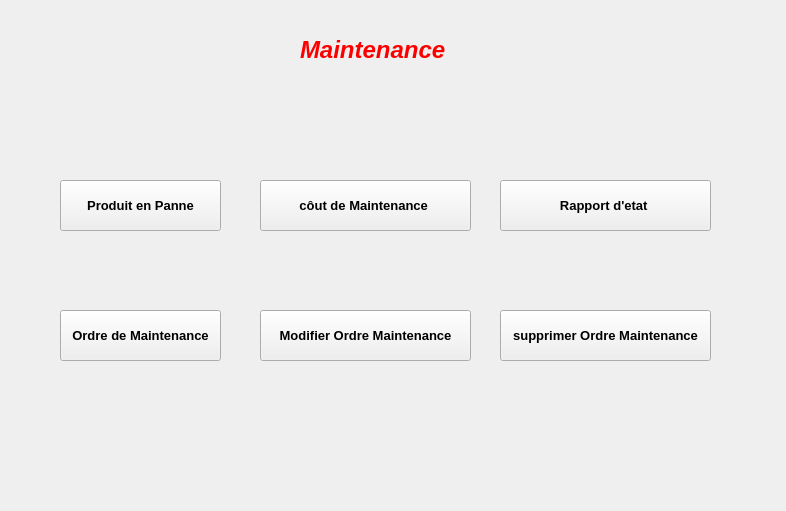
<?xml version="1.0" encoding="UTF-8"?>
<ui version="4.0">
 <class>menu</class>
 <widget class="QDialog" name="menu">
  <property name="geometry">
   <rect>
    <x>0</x>
    <y>0</y>
    <width>786</width>
    <height>511</height>
   </rect>
  </property>
  <property name="windowTitle">
   <string>Dialog</string>
  </property>
  <widget class="QLabel" name="label">
   <property name="geometry">
    <rect>
     <x>300</x>
     <y>30</y>
     <width>171</width>
     <height>41</height>
    </rect>
   </property>
   <property name="text">
    <string>&lt;!DOCTYPE HTML PUBLIC &quot;-//W3C//DTD HTML 4.0//EN&quot; &quot;http://www.w3.org/TR/REC-html40/strict.dtd&quot;&gt;
&lt;html&gt;&lt;head&gt;&lt;meta name=&quot;qrichtext&quot; content=&quot;1&quot; /&gt;&lt;style type=&quot;text/css&quot;&gt;
p, li { white-space: pre-wrap; }
&lt;/style&gt;&lt;/head&gt;&lt;body style=&quot; font-family:'MS Shell Dlg 2'; font-size:8.25pt; font-weight:400; font-style:normal;&quot;&gt;
&lt;p style=&quot; margin-top:0px; margin-bottom:0px; margin-left:0px; margin-right:0px; -qt-block-indent:0; text-indent:0px;&quot;&gt;&lt;span style=&quot; font-size:18pt; font-weight:600; font-style:italic; color:#fc0000;&quot;&gt;Maintenance&lt;/span&gt;&lt;/p&gt;&lt;/body&gt;&lt;/html&gt;</string>
   </property>
  </widget>
  <widget class="QPushButton" name="dexonnectionPB">
   <property name="geometry">
    <rect>
     <x>710</x>
     <y>0</y>
     <width>71</width>
     <height>51</height>
    </rect>
   </property>
   <property name="text">
    <string/>
   </property>
   <property name="icon">
    <iconset resource="Images.qrc">
     <normaloff>:/icon/Icon/exit.png</normaloff>:/icon/Icon/exit.png</iconset>
   </property>
   <property name="iconSize">
    <size>
     <width>50</width>
     <height>50</height>
    </size>
   </property>
   <property name="flat">
    <bool>true</bool>
   </property>
  </widget>
  <widget class="QPushButton" name="rapportdetatPB">
   <property name="geometry">
    <rect>
     <x>500</x>
     <y>180</y>
     <width>211</width>
     <height>51</height>
    </rect>
   </property>
   <property name="font">
    <font>
     <pointsize>10</pointsize>
     <weight>75</weight>
     <bold>true</bold>
    </font>
   </property>
   <property name="text">
    <string>Rapport d'etat </string>
   </property>
  </widget>
  <widget class="QPushButton" name="ordredemaintenecePB">
   <property name="geometry">
    <rect>
     <x>60</x>
     <y>310</y>
     <width>161</width>
     <height>51</height>
    </rect>
   </property>
   <property name="font">
    <font>
     <pointsize>10</pointsize>
     <weight>75</weight>
     <bold>true</bold>
    </font>
   </property>
   <property name="text">
    <string>Ordre de Maintenance</string>
   </property>
  </widget>
  <widget class="QPushButton" name="coutdemaintenecePB">
   <property name="geometry">
    <rect>
     <x>260</x>
     <y>180</y>
     <width>211</width>
     <height>51</height>
    </rect>
   </property>
   <property name="font">
    <font>
     <pointsize>10</pointsize>
     <weight>75</weight>
     <bold>true</bold>
    </font>
   </property>
   <property name="text">
    <string>côut de Maintenance </string>
   </property>
  </widget>
  <widget class="QPushButton" name="produitpanne">
   <property name="geometry">
    <rect>
     <x>60</x>
     <y>180</y>
     <width>161</width>
     <height>51</height>
    </rect>
   </property>
   <property name="font">
    <font>
     <pointsize>10</pointsize>
     <weight>75</weight>
     <bold>true</bold>
    </font>
   </property>
   <property name="text">
    <string>Produit en Panne</string>
   </property>
  </widget>
  <widget class="QPushButton" name="modifierodremaintePB">
   <property name="geometry">
    <rect>
     <x>260</x>
     <y>310</y>
     <width>211</width>
     <height>51</height>
    </rect>
   </property>
   <property name="font">
    <font>
     <pointsize>10</pointsize>
     <weight>75</weight>
     <bold>true</bold>
    </font>
   </property>
   <property name="text">
    <string>Modifier Ordre Maintenance</string>
   </property>
  </widget>
  <widget class="QPushButton" name="supprimerOPB">
   <property name="geometry">
    <rect>
     <x>500</x>
     <y>310</y>
     <width>211</width>
     <height>51</height>
    </rect>
   </property>
   <property name="font">
    <font>
     <pointsize>10</pointsize>
     <weight>75</weight>
     <bold>true</bold>
    </font>
   </property>
   <property name="text">
    <string>supprimer Ordre Maintenance</string>
   </property>
  </widget>
  <widget class="QLabel" name="label_2">
   <property name="geometry">
    <rect>
     <x>0</x>
     <y>-10</y>
     <width>801</width>
     <height>521</height>
    </rect>
   </property>
   <property name="text">
    <string/>
   </property>
   <property name="pixmap">
    <pixmap resource="Images.qrc">:/Arriere/images/Fotolia_34587413_S.jpg</pixmap>
   </property>
  </widget>
  <zorder>label_2</zorder>
  <zorder>label</zorder>
  <zorder>dexonnectionPB</zorder>
  <zorder>rapportdetatPB</zorder>
  <zorder>ordredemaintenecePB</zorder>
  <zorder>coutdemaintenecePB</zorder>
  <zorder>produitpanne</zorder>
  <zorder>modifierodremaintePB</zorder>
  <zorder>supprimerOPB</zorder>
 </widget>
 <resources>
  <include location="Images.qrc"/>
 </resources>
 <connections/>
</ui>
